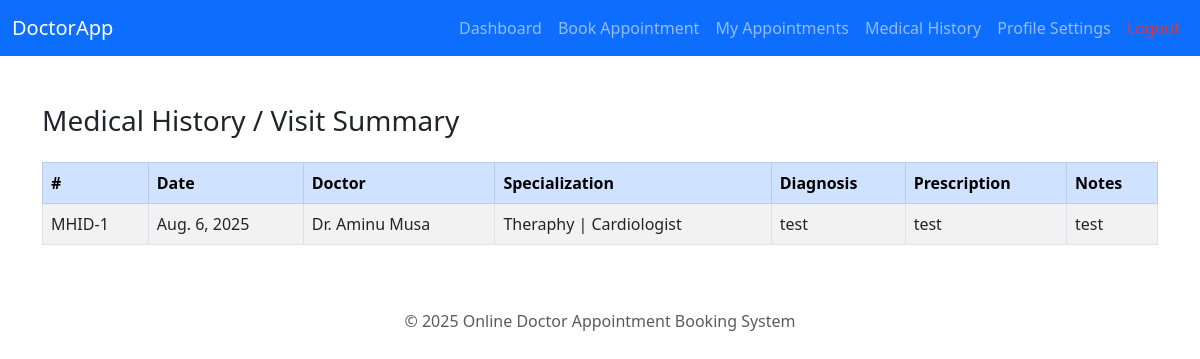
Screenshot of /medical-history/ (signed in) with the database file from the repository.
### ODABSApp/models.py (models this page shows, shortened)
class MedicalHistory(models.Model):
    patient = models.ForeignKey(PatientProfile, on_delete=models.CASCADE)
    doctor = models.ForeignKey(DoctorProfile, on_delete=models.CASCADE)
    appointment = models.ForeignKey(Appointments, on_delete=models.CASCADE)
    diagnosis = models.TextField(max_length=200, blank=True)
    prescription = models.TextField(max_length=200, blank=True)
    note = models.TextField(max_length=200, blank=True)
    date = models.DateField(auto_now_add=True)

class DoctorProfile(models.Model):
    doctor = models.ForeignKey(User, on_delete=models.CASCADE)
    speciallization = models.TextField(max_length=250, blank=True)
    biography = models.TextField(max_length=250, blank=True)
    profile_img = models.ImageField(upload_to='doctor/', blank=True)

### ODABSApp/views.py (the view)
# urls.py: path('medical-history/', views.medical_history, name="medical-history"),
@login_required(login_url='/')
def medical_history(request):
    currrent_patient = PatientProfile.objects.get(patient=request.user)
    m_history = MedicalHistory.objects.filter(patient=currrent_patient).order_by('-date')
    context = {
        'm_history': m_history
    }
    return render(request, 'patient/medical-history.html', context)

### templates/patient/medical-history.html
{% extends "patient/p-base.html" %}
{% block content %}
<div class="container mt-5">
    <h3 class="mb-4">Medical History / Visit Summary</h3>
    <div class="table-responsive">
      <table class="table table-bordered table-striped">
        <thead class="table-primary">
          <tr>
            <th>#</th>
            <th>Date</th>
            <th>Doctor</th>
            <th>Specialization</th>
            <th>Diagnosis</th>
            <th>Prescription</th>
            <th>Notes</th>
          </tr>
        </thead>
        <tbody>
        {% if m_history %}
        {% for m in m_history %}
          <tr>
            <td>MHID-{{m.id}}</td>
            <td>{{m.date}}</td>
            <td>Dr. {{m.doctor.doctor.first_name}}</td>
            <td>{{m.doctor.speciallization}}</td>
            <td>{{m.diagnosis}}</td>
            <td>{{m.prescription}}</td>
            <td>{{m.note}}</td>
          </tr>
        {% endfor %}
        {% else %}
          <tr>
            <td>No Medical Histories Yet!</td>
          </tr>
          {% endif %}
        </tbody>
      </table>
    </div>
  </div>
  <footer class="text-center mt-5 mb-3 text-muted">
    &copy; 2025 Online Doctor Appointment Booking System
  </footer>
{% endblock %}

### rows the page displays
MedicalHistory: id "1", date "Aug. 6, 2025", doctor.doctor.first_name "Aminu Musa", doctor.speciallization "Theraphy | Cardiologist", diagnosis "test", prescription "test", note "test"
